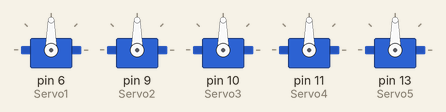
A sketch run on a simulated Arduino Uno, built with avr-gcc and run on an emulated ATmega328P. Parts: 5 × servo.

Above: at 0.05 s.
At 5.25 s:
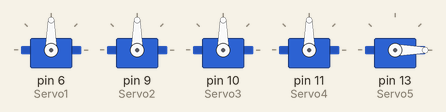
At 10.45 s:
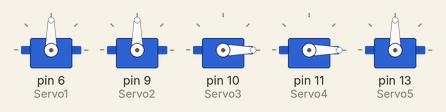
At 20.95 s:
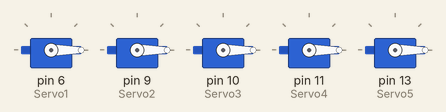
Timing chart, 0 to 29.9 s (numbered marks = the images above):
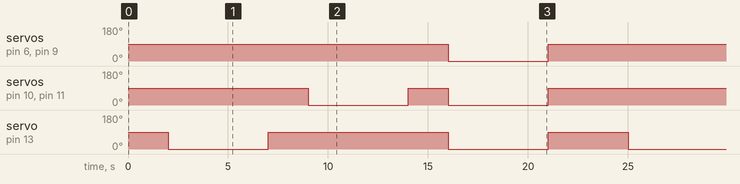

The sketch:

movements.ino
```cpp
//Includes
#include <Servo.h>

//Constants
const int Servo1 = 6;
const int Servo2 = 9;
const int Servo3 = 10;
const int Servo4 = 11;
const int Servo5 = 13;

//Objects
Servo minimo;
Servo anelar;
Servo medio;
Servo indicador;
Servo polegar;

void setup() {

  // initialize serial communication at 9600 bits per second:
  Serial.begin(9600);

  //initialize outputs
  pinMode(Servo1, OUTPUT);
  pinMode(Servo2, OUTPUT);
  pinMode(Servo3, OUTPUT);
  pinMode(Servo4, OUTPUT);
  pinMode(Servo5, OUTPUT);

  //Attach finger objects to servos
  minimo.attach(Servo1);
  anelar.attach(Servo2);
  medio.attach(Servo3);
  indicador.attach(Servo4);
  polegar.attach(Servo5);

}

void loop() {

  delay(2000);
  mov1();
  delay(2000);
  mov2();
  delay(2000);
  mov3();
  delay(2000);
}
//First movement
void mov1(){
  //flex
  polegar.write(0);
  //delay
  delay(5000);
  //relax
  polegar.write(90);
}

//Second movement
void mov2(){
  //flex
  indicador.write(0);
  medio.write(0);
  //delay
  delay(5000);
  //relax
  indicador.write(90);
  medio.write(90);
}

//Third movement
void mov3(){
  //flex
  polegar.write(0);
  indicador.write(0);
  medio.write(0);
  anelar.write(0);
  minimo.write(0);

  //delay
  delay(5000);

  //relax
  polegar.write(90);
  indicador.write(90);
  medio.write(90);
  anelar.write(90);
  minimo.write(90);
}
```

Measured:
- by itself, servo on pin 6 (Servo1), servo on pin 9 (Servo2): alternates 90° for 18.0 s and 0° for 5.0 s
- by itself, servo on pin 10 (Servo3), servo on pin 11 (Servo4): repeats every 23.0 s: 90° 2.0 s, 0° 5.0 s, 90° 11.0 s, 0° 5.0 s
- by itself, servo on pin 13 (Servo5): repeats every 23.0 s: 90° 9.0 s, 0° 5.0 s, 90° 4.0 s, 0° 5.0 s
